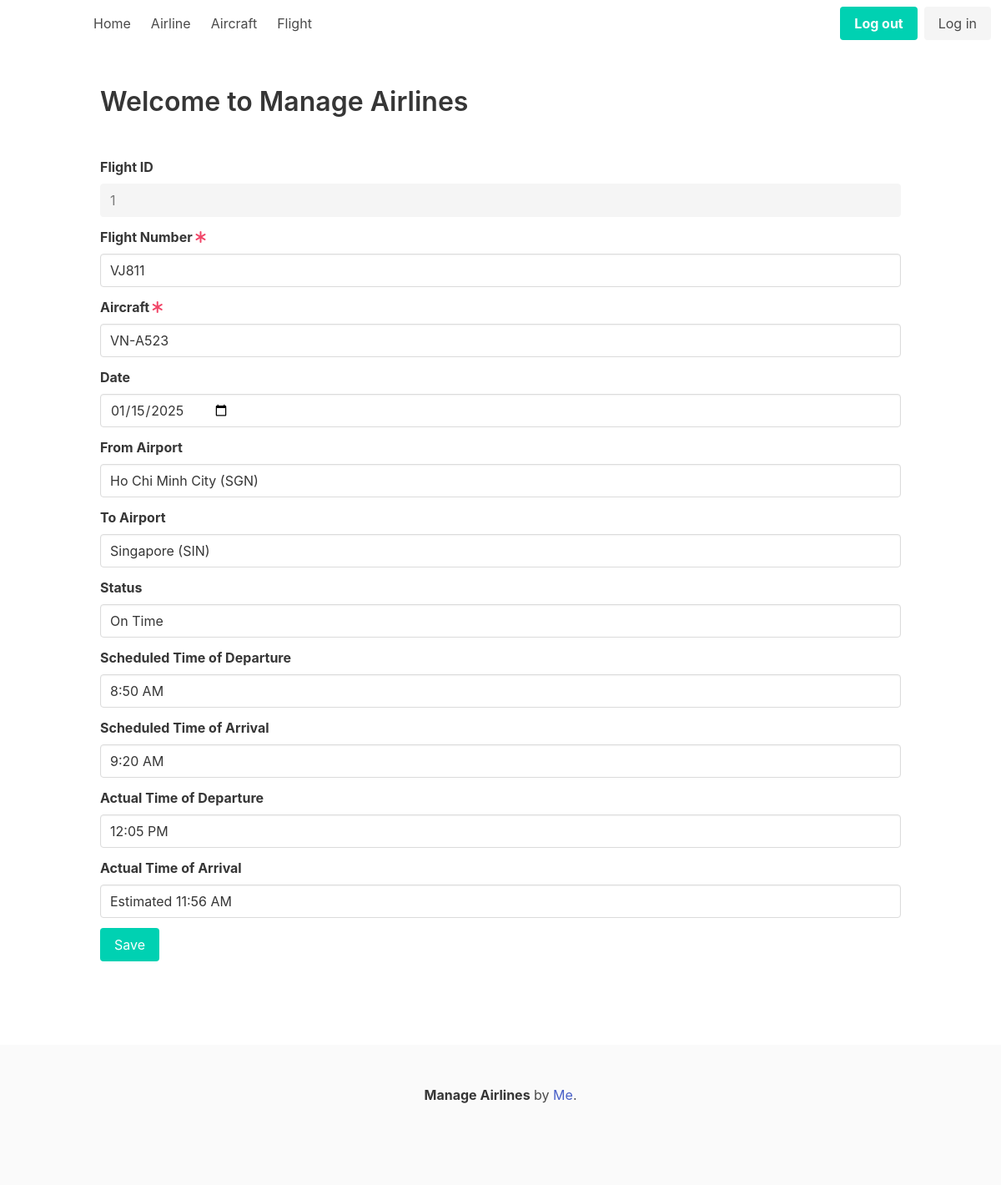
The app's page /flight/edit/1 with its own data.
### models/model.py (models this page shows)
class Base(DeclarativeBase):
    pass

class FlightModel(Base):
    __tablename__ = "flight"
    flight_id = Column(Integer, primary_key=True)
    flight_number = Column(String, nullable=False)
    aircraft_id = Column(Integer, ForeignKey("aircraft.aircraft_id"))
    airline_id = Column(Integer, nullable=False)
    date = Column(DateTime, nullable=False)
    from_airport = Column(String, nullable=False)
    to_airport = Column(String, nullable=False)
    scheduled_time_of_departure = Column(String, nullable=False)
    scheduled_time_of_arrival = Column(String, nullable=False)
    status = Column(String, nullable=False)
    actual_time_of_departure = Column(String, nullable=False)
    actual_time_of_arrival = Column(String, nullable=False)
    aircraft: Mapped["AirCraftModel"] = relationship(back_populates="flights")

### app.py (the view)
@app.route('/flight/edit/<int:id>', methods=['GET', 'POST'])
def route_flight_edit(id):
    return flight_edit_action(session, id)

### forms/flight.py
class FlightForm(FlaskForm):
    flight_id = StringField("Flight ID")
    flight_number = StringField("Flight Number", validators=[DataRequired()])
    aircraft_id = SelectField("Aircraft", choices=[], validators=[DataRequired()])
    date = DateField("Date", validators=[DataRequired()], format='%Y-%m-%d')
    from_airport = StringField("From Airport", validators=[DataRequired()])
    to_airport = StringField("To Airport", validators=[DataRequired()])
    scheduled_time_of_departure = StringField("Scheduled Time of Departure", validators=[DataRequired()])
    scheduled_time_of_arrival = StringField("Scheduled Time of Arrival", validators=[DataRequired()])
    actual_time_of_departure = StringField("Actual Time of Departure")
    actual_time_of_arrival = StringField("Actual Time of Arrival")
    status = SelectField("Status", choices=[("-", "-"),("On Time", "On Time"), ("Delayed", "Delayed")], validators=[DataRequired()])

### flight.py (called while the page is built)
def flight_edit_action(session, id):
    flight = session.execute(select(FlightModel).where(FlightModel.flight_id == id)).scalar_one()
    form = FlightForm(obj=flight)
    form.aircraft_id.choices = [(aircraft.aircraft_id, aircraft.name) for aircraft in session.execute(select(AirCraftModel)).scalars().all()]
    if form.validate_on_submit():
        form.populate_obj(flight)
        session.commit()
        return redirect(url_for('route_flight'))
    return render_template('flight_edit.html', form=form)

### templates/flight_edit.html (shortened to what this page needs)
{% extends "base.html" %} {% block content %}
<form method="post">
  <div class="field">
    <label class="label"> {{ form.flight_id.label }} </label>
    <div class="control is-disabled">
      {{ form.flight_id(class="input", disabled=True) }}
    </div>
  </div>
  <div class="field">
    <label class="label">
      {{ form.flight_number.label }}
      <i class="fas fa-asterisk has-text-danger"></i>
    </label>
    <div class="control has-icons-right">
      {{ form.flight_number(class="input") }}
    </div>
  </div>
  <div class="field">
    <label class="label">
      {{ form.aircraft_id.label }}
      <i class="fas fa-asterisk has-text-danger"></i>
    </label>
    <div class="control has-icons-right">
      {{ form.aircraft_id(class="input") }}
    </div>
  </div>
  <div class="field">
    <label class="label"> {{ form.date.label }} </label>
    <div class="control has-icons-right">{{ form.date(class="input") }}</div>
  </div>
  <div class="field">
    <label class="label"> {{ form.from_airport.label }} </label>
    <div class="control has-icons-right">
      {{ form.from_airport(class="input") }}
    </div>
  </div>
  <div class="field">
    <label class="label"> {{ form.to_airport.label }} </label>
    <div class="control has-icons-right">
      {{ form.to_airport(class="input") }}
    </div>
  </div>
  <div class="field">
    <label class="label"> {{ form.status.label }} </label>
    <div class="control has-icons-right">{{ form.status(class="input") }}</div>
  </div>
  <div class="field">
    <label class="label"> {{ form.scheduled_time_of_departure.label }} </label>
    <div class="control has-icons-right">
      {{ form.scheduled_time_of_departure(class="input") }}
    </div>
  </div>
  <div class="field">
    <label class="label"> {{ form.scheduled_time_of_arrival.label }} </label>
    <div class="control has-icons-right">
      {{ form.scheduled_time_of_arrival(class="input") }}
    </div>
  </div>
  <div class="field">
    <label class="label"> {{ form.actual_time_of_departure.label }} </label>
    <div class="control has-icons-right">
      {{ form.actual_time_of_departure(class="input") }}
    </div>
  </div>
  <div class="field">
    <label class="label"> {{ form.actual_time_of_arrival.label }} </label>
    <div class="control has-icons-right">
      {{ form.actual_time_of_arrival(class="input") }}
    </div>
  </div>
  <button type="submit" class="button is-primary">Save</button>
</form>
{% endblock %}

### records on screen
FlightModel: flight_id "1", flight_number "VJ811", aircraft_id "VN-A523", date "01/15/2025", from_airport "Ho Chi Minh City (SGN)", to_airport "Singapore (SIN)", status "On Time", scheduled_time_of_departure "8:50 AM", scheduled_time_of_arrival "9:20 AM", actual_time_of_departure "12:05 PM", actual_time_of_arrival "Estimated 11:56 AM"
